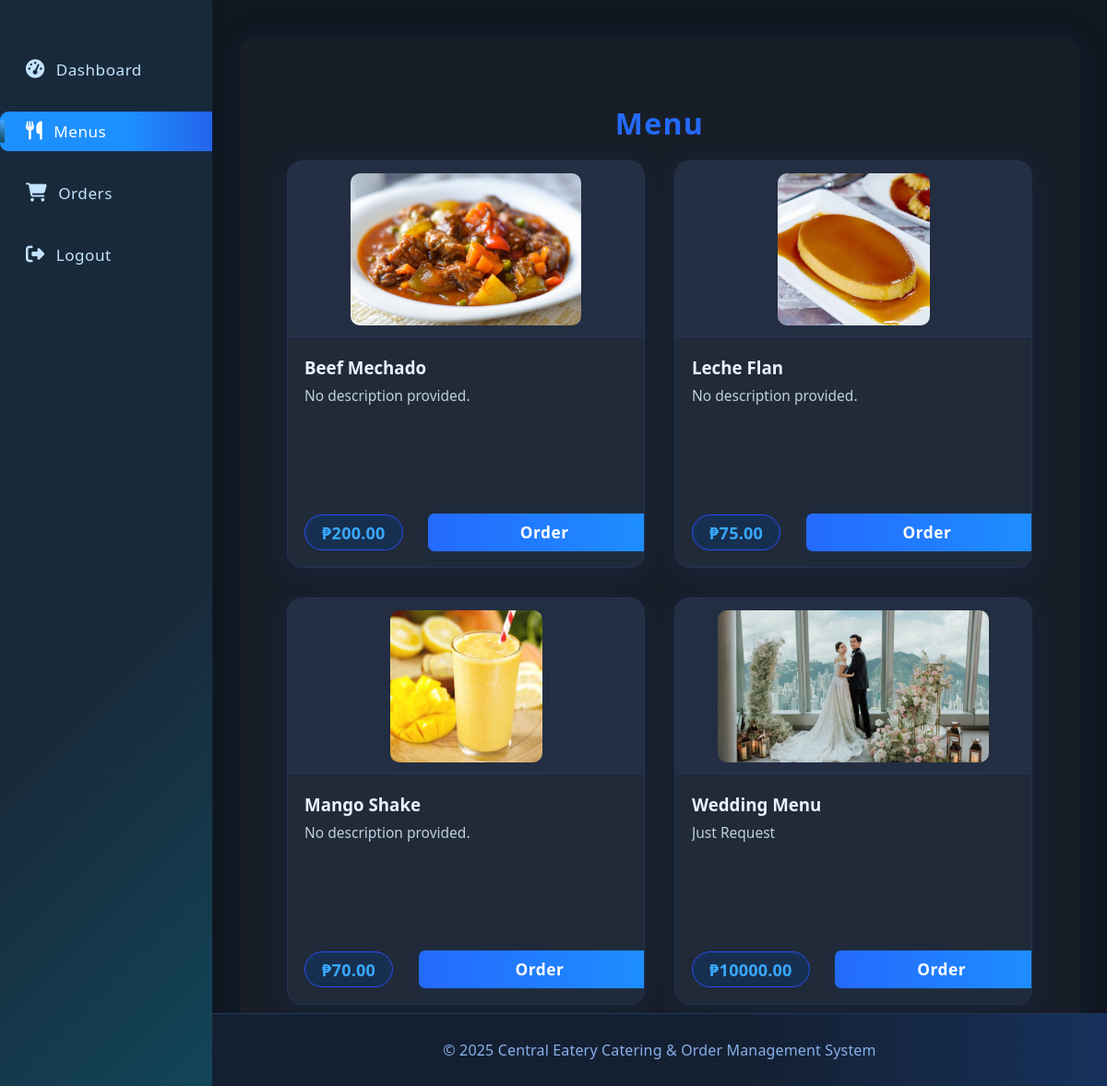
Screenshot of /menu/customer_menu/ (signed in) with the database file from the repository.
### menu/models.py (models this page shows, shortened)
class MenuItem(models.Model):
    name = models.CharField(max_length=255)
    description = models.TextField(blank=True)
    price = models.DecimalField(max_digits=8, decimal_places=2)
    category = models.ForeignKey(Category, on_delete=models.SET_NULL, null=True, blank=True)
    is_available = models.BooleanField(default=True)
    allergens = models.ManyToManyField(Allergen, blank=True)
    image = models.ImageField(upload_to='menu_items/', blank=True, null=True)  # Add this line for image

### menu/views.py (the view)
# urls.py: path('customer_menu/', customer_menu_list, name='customer_menu'),
@login_required
def customer_menu_list(request):
    items = MenuItem.objects.all()
    categories = Category.objects.all()
    return render(request, 'menu/customer_menu_list.html', {
        'items': items,
        'categories': categories
    })

### menu/templates/menu/customer_menu_list.html
{% extends 'base_for_customer.html' %}
{% load static %}
{% block content %}
<link rel="stylesheet" href="{% static 'css/customer_menu_list1.css' %}">
<h1 class="menu-title">Menu</h1>
<div class="menu-grid">
    {% for item in items %}
    <div class="menu-card">
        <div class="menu-card-imgwrap">
            <img src="{{ item.image.url }}" alt="{{ item.name }}" class="menu-image">
        </div>
        <div class="menu-card-content">
            <div class="menu-item-name">{{ item.name }}</div>
            <div class="menu-item-desc">{{ item.description|default:"No description provided." }}</div>
        </div>
        <div class="menu-card-footer">
            <span class="price-pill">₱{{ item.price }}</span>
            <a href="{% url 'orders:create_order' %}?item_id={{ item.id }}" class="order-btn">Order</a>
        </div>
    </div>
    {% empty %}
    <p class="no-items">No menu items available.</p>
    {% endfor %}
</div>
{% endblock %}

### users/templates/base_for_customer.html (shortened to what this page needs)
{% load static %}
<!DOCTYPE html>
<html lang="en">
<head>
    <link rel="stylesheet" href="{% static 'css/navigations2.css' %}">
    <link rel="stylesheet" href="https://cdnjs.cloudflare.com/ajax/libs/font-awesome/6.4.2/css/all.min.css">
</head>
<body>
    <div class="sidebar">
        <nav>
            <ul>
                <li>
                    <a href="{% url 'users:customer_dashboard' %}" class="{% if request.resolver_match.url_name == 'customer_dashboard' %}active{% endif %}">
                        <i class="fas fa-tachometer-alt"></i> <span>Dashboard</span>
                    </a>
                </li>
                <li>
                    <a href="{% url 'menu:customer_menu' %}" class="{% if request.resolver_match.url_name == 'customer_menu' %}active{% endif %}">
                        <i class="fas fa-utensils"></i> <span>Menus</span>
                    </a>
                </li>
                <li>
                    <a href="{% url 'orders:order_list_customer' %}" class="{% if request.resolver_match.url_name == 'order_list_customer' %}active{% endif %}">
                        <i class="fas fa-shopping-cart"></i> <span>Orders</span>
                    </a>
                </li>
                {% if user.is_authenticated %}
                <li>
                    <a href="{% url 'users:logout' %}" class="{% if request.resolver_match.url_name == 'logout' %}active{% endif %}">
                        <i class="fas fa-sign-out-alt"></i> <span>Logout</span>
                    </a>
                </li>
                {% else %}
                <li>
                    <a href="{% url 'users:login' %}" class="{% if request.resolver_match.url_name == 'login' %}active{% endif %}">
                        <i class="fas fa-sign-in-alt"></i> <span>Login</span>
                    </a>
                </li>
                {% endif %}
            </ul>
        </nav>
    </div>
    <div class="content-wrapper">
        <div class="main-content">
            {% block content %}{% endblock %}
        </div>
    </div>
    <footer>
        <p>&copy; 2025 Central Eatery Catering &amp; Order Management System</p>
    </footer>
</body>
</html>

### static/css/navigations2.css (style rules this page uses)
body { font-family: 'Inter', Arial, sans-serif; background: #101720; margin: 0; display: flex; min-height: 100vh; flex-direction: column; color: #e0f2ff; }
.sidebar { width: 230px; background: linear-gradient(135deg, #182a3a 60%, #124559 100%); color: #cce5ff; position: fixed; top: 0; left: 0; bottom: 0; box-shadow: 2px 0 8px rgba(18, 58, 100, .10); padding: 30px 0 20px 0; z-index: 100; }
.sidebar nav ul { list-style: none; padding: 0; margin: 0; }
.sidebar nav ul li { margin: 24px 0; }
.sidebar nav ul li a { color: #c4e3ff; text-decoration: none; display: flex; align-items: center; font-size: 1.07rem; padding: 10px 28px; border-radius: 9px 0 0 9px; transition: background 0.16s, color 0.16s, box-shadow 0.18s; letter-spacing: 0.03em; position: relative; }
.sidebar nav ul li a i { margin-right: 12px; font-size: 1.18em; }
.sidebar nav ul li a:hover, .sidebar nav ul li a.active { background: linear-gradient(90deg, #1d90ff 60%, #2563eb 100%); color: #fff; box-shadow: 2px 2px 12px #003aa721; }
.sidebar nav ul li a.active::before { content: ''; position: absolute; left: 0; top: 50%; transform: translateY(-50%); width: 5px; height: 60%; background: linear-gradient(#47a6ff,#124559); border-radius: 4px; }
.content-wrapper { margin-left: 230px; padding: 40px 30px 0 30px; min-height: calc(100vh - 66px); background: transparent; }
.main-content { background: #181e28; border-radius: 16px; box-shadow: 0 2px 30px rgba(18, 65, 120, 0.18); padding: 40px 35px; min-height: 340px; }
footer { position: fixed; bottom: 0; left: 230px; width: calc(100% - 230px); background: linear-gradient(90deg, #142032 60%, #16315b 100%); color: #88b0ea; text-align: center; padding: 12px 0; font-size: 1rem; letter-spacing: 0.01em; border-top: 1px solid #22395d; z-index: 150; }

### static/css/customer_menu_list1.css (style rules this page uses)
body { background: #101720; font-family: 'Segoe UI', Arial, sans-serif; color: #e0f2ff; margin: 0; }
.menu-title { font-size: 2rem; font-weight: 700; text-align: center; margin: 2rem 0 1.2rem 0; color: #246afe; letter-spacing: 0.04em; }
.menu-grid { display: grid; grid-template-columns: repeat(auto-fit, minmax(315px, 1fr)); gap: 2rem; max-width: 1240px; margin: 0 auto 3rem auto; padding: 0 16px; }
.menu-card { background: #202a38; border-radius: 16px; box-shadow: 0 6px 32px rgba(36, 106, 254, 0.10); display: flex; flex-direction: column; min-height: 440px; overflow: hidden; transition: box-shadow 0.18s, border-color 0.17s, transform 0.13s; border: 1.25px solid #233255; position: relative; }
.menu-card-imgwrap { background: #242f43; display: flex; align-items: center; justify-content: center; height: 190px; min-height: 190px; width: 100%; border-bottom: 1.5px solid #233255; }
.menu-image { max-width: 82%; max-height: 165px; border-radius: 10px; object-fit: contain; box-shadow: 0 2px 10px rgba(30, 40, 92, 0.09); }
.menu-card-content { flex: 1 1 auto; display: flex; flex-direction: column; justify-content: flex-start; padding: 20px 18px 10px 18px; width: 100%; }
.menu-item-name { font-size: 1.17rem; font-weight: 600; color: #eaf2ff; margin-bottom: 0.42em; text-align: left; text-overflow: ellipsis; overflow: hidden; white-space: nowrap; }
.menu-item-desc { font-size: 0.97rem; color: #c1cfdd; min-height: 2.2em; max-height: 2.5em; overflow: hidden; text-overflow: ellipsis; margin-bottom: 0.8em; width: 100%; line-height: 1.34em; text-align: left; }
.menu-card-footer { display: flex; gap: 0.65rem; align-items: center; justify-content: space-between; padding: 0 18px 17px 18px; width: 100%; margin-top: auto; }
.price-pill { background: #172f4e; color: #38a7ff; font-weight: 800; font-size: 1.13rem; padding: 0.36em 1em; border-radius: 2em; border: 1.5px solid #294bf5; letter-spacing: 0.01em; box-shadow: 0 2px 7px rgba(36,106,254,0.09) inset; display: inline-block; }
.order-btn { flex: 1 1 auto; background: linear-gradient(90deg, #246afe 0%, #1d90ff 100%); color: #fff !important; border: none; border-radius: 7px; padding: 0.52em 0; font-weight: 700; font-size: 1.08rem; text-align: center; text-decoration: none !important; transition: background .16s, transform .14s, box-shadow .14s; box-shadow: 0 2px 12px rgba(36,106,254,0.09); margin-left: 1em; letter-spacing: 0.03em; cursor: pointer; outline: none; min-width: 100px; display: inline-block; }
.order-btn, .order-btn:visited, .order-btn:active { text-decoration: none !important; }

### rows the page displays
MenuItem: image (picture), name "Beef Mechado", description "No description provided.", price "200.00"
MenuItem: image (picture), name "Leche Flan", description "No description provided.", price "75.00"
MenuItem: image (picture), name "Mango Shake", description "No description provided.", price "70.00"
MenuItem: image (picture), name "Wedding Menu", description "Just Request", price "10000.00"
